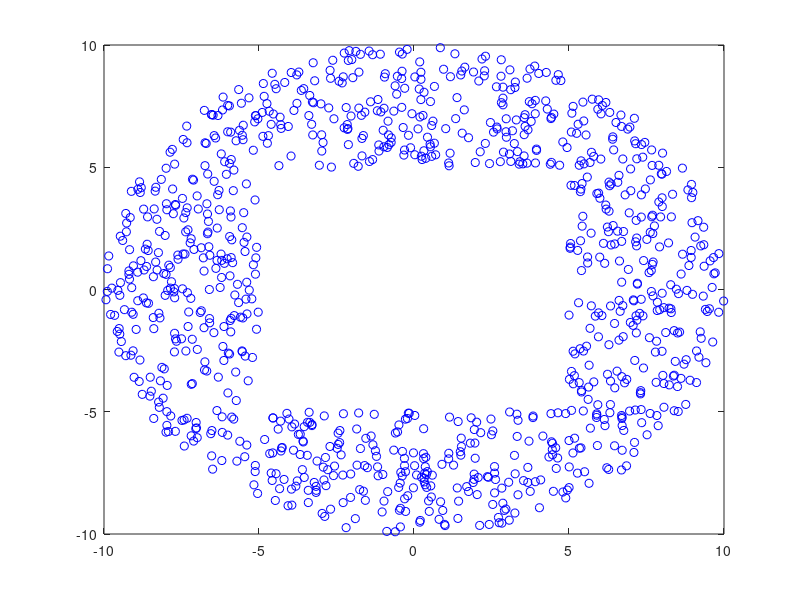

MATLAB code for this plot:
% Exercise 7B
clearvars
clc
% rng(1995);
xy = unifrnd(-10,10,2,2000);
mask1 = (max(abs(xy(1,:)),abs(xy(2,:))) > 5) & (sqrt(xy(1,:).^2+xy(2,:).^2) < 10);
newxy = xy(:,mask1);
plot(newxy(1,:),newxy(2,:),'bo');

